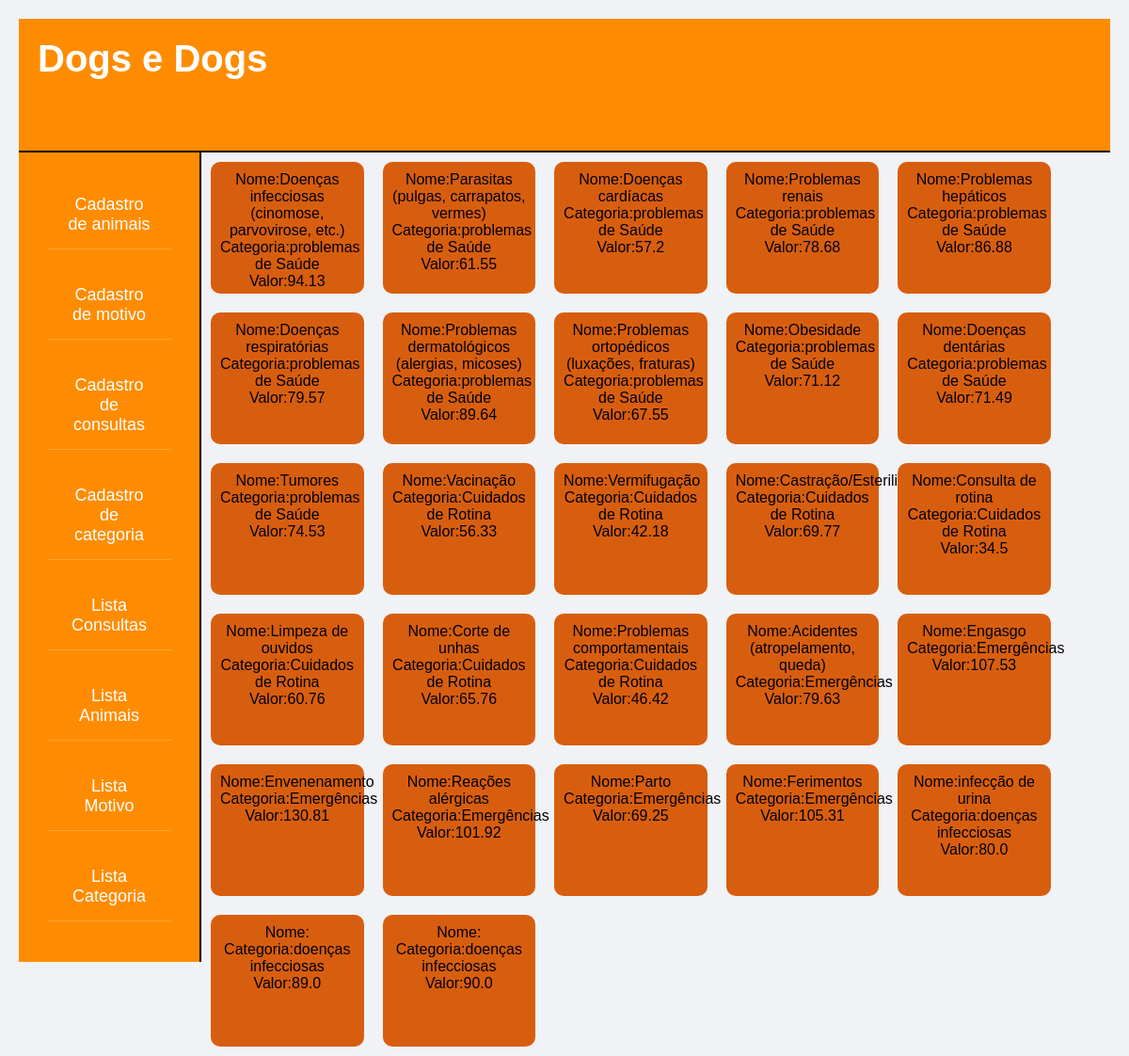
The app's page /motivos with its own data.
### models.py (models this page shows, shortened)
class Motivo(Base):
    __tablename__ = 'TAB_MOTIVO'
    id = Column(Integer, primary_key=True)
    nome_motivo = Column(String(40), nullable=False, index=True)
    motivo_categoria = Column(String(40), nullable=False, index=True)
    valor_motivo = Column(Float, nullable=False, index=True)
    def serialize_user(self):
        dados_motivo = {
            "id_user": self.id,
            "nome_motivo": self.nome_motivo,
            "motivo_categoria": self.motivo_categoria,
            "valor_motivo": self.valor_motivo,
        }
        return dados_motivo

### app.py (the view)
@app.route('/motivos', methods=['GET'])
def motivos():
    sql_motivos = select(Motivo).select_from(Motivo)
    resultado_motivos = db_sesion.execute(sql_motivos).scalars()
    lista_motivos = []
    for x in resultado_motivos:
        lista_motivos.append(x.serialize_user())
    print(lista_motivos)
    return render_template("lista_motivo.html",
                           motivos_banco=lista_motivos)

### templates/lista_motivo.html
{% extends 'pagina_inicial.html' %}
{% block conteudo %}
    {% for item in motivos_banco%}
        <div class="motivos">
            Nome:{{item.nome_motivo}}<br>
            Categoria:{{item.motivo_categoria}}<br>
            Valor:{{item.valor_motivo}}
        </div>
    {% endfor %}
{% endblock conteudo %}

### templates/pagina_inicial.html (shortened to what this page needs)
<!doctype html>
<html lang="pt-BR">
<head>
    <link rel="stylesheet" href="/static/pagina_inicial.css">
    <link rel="stylesheet" href="/static/decoracao.css"
</head>
<body>
<header>
    <h1>Dogs e Dogs</h1>
</header>
<nav>
    <a href="{{url_for('criar_animal')}}">Cadastro de animais</a><br>
    <a href="{{url_for('criar_motivo')}}">Cadastro de motivo</a><br>
    <a href="{{url_for('criar_consulta')}}">Cadastro de consultas</a><br>
    <a href="{{url_for('criar_categoria')}}">Cadastro de categoria</a><br>
    <a href="{{url_for('consultas')}}">Lista Consultas</a><br>
    <a href="{{url_for('animais')}}">Lista Animais</a><br>
    <a href="{{url_for('motivos')}}">Lista Motivo</a><br>
    <a href="{{url_for('categorias')}}">Lista Categoria</a><br>
</nav>
<main>
    {% block conteudo %}
    {% endblock conteudo %}
</main>
</body>
</html>

### static/pagina_inicial.css (style rules this page uses)
* { margin: 0; padding: 0; }
header { display: block; border-bottom-width: 2px; border-bottom-color: black; border-bottom-style: solid; font-size: 20px; background-color: darkorange; height: 100px; padding: 20px; color: white; }
nav { display: inline-block; background-color: darkorange; width: 11vw; height: 100vh; text-align: center; border-right-style: solid; border-right-color: black; border-right-width: 2px; font-size: 20px; float: left; color: black; padding: 30px; }
main { display: block; width: 99vw; height: 100vh; text-align: center; }
body { display: block; height: 100vh; background-color: #e8d9ca; }
a { color: black; text-decoration: none; }
nav a { display: block; padding: 15px 20px; font-size: 18px; color: white; border-bottom: 1px solid rgba(255, 255, 255, 0.2); transition: background-color 0.3s; }

### static/decoracao.css (style rules this page uses)
body { font-family: Arial, sans-serif; background-color: #f0f2f5; margin: 0; padding: 20px; }
.motivos { float: left; height: 15%; width: 12%; background-color: #d85e0f; padding: 10px; margin: 10px; border-radius: 10px; }

### records on screen
Motivo: nome_motivo "Doenças infecciosas (cinomose, parvovirose, etc.)", motivo_categoria "problemas de Saúde", valor_motivo "94.13"
Motivo: nome_motivo "Parasitas (pulgas, carrapatos, vermes)", motivo_categoria "problemas de Saúde", valor_motivo "61.55"
Motivo: nome_motivo "Doenças cardíacas", motivo_categoria "problemas de Saúde", valor_motivo "57.2"
Motivo: nome_motivo "Problemas renais", motivo_categoria "problemas de Saúde", valor_motivo "78.68"
Motivo: nome_motivo "Problemas hepáticos", motivo_categoria "problemas de Saúde", valor_motivo "86.88"
Motivo: nome_motivo "Doenças respiratórias", motivo_categoria "problemas de Saúde", valor_motivo "79.57"
Motivo: nome_motivo "Problemas dermatológicos (alergias, micoses)", motivo_categoria "problemas de Saúde", valor_motivo "89.64"
Motivo: nome_motivo "Problemas ortopédicos (luxações, fraturas)", motivo_categoria "problemas de Saúde", valor_motivo "67.55"
Motivo: nome_motivo "Obesidade", motivo_categoria "problemas de Saúde", valor_motivo "71.12"
Motivo: nome_motivo "Doenças dentárias", motivo_categoria "problemas de Saúde", valor_motivo "71.49"
Motivo: nome_motivo "Tumores", motivo_categoria "problemas de Saúde", valor_motivo "74.53"
Motivo: nome_motivo "Vacinação", motivo_categoria "Cuidados de Rotina", valor_motivo "56.33"
Motivo: nome_motivo "Vermifugação", motivo_categoria "Cuidados de Rotina", valor_motivo "42.18"
Motivo: nome_motivo "Castração/Esterilização", motivo_categoria "Cuidados de Rotina", valor_motivo "69.77"
Motivo: nome_motivo "Consulta de rotina", motivo_categoria "Cuidados de Rotina", valor_motivo "34.5"
Motivo: nome_motivo "Limpeza de ouvidos", motivo_categoria "Cuidados de Rotina", valor_motivo "60.76"
Motivo: nome_motivo "Corte de unhas", motivo_categoria "Cuidados de Rotina", valor_motivo "65.76"
Motivo: nome_motivo "Problemas comportamentais", motivo_categoria "Cuidados de Rotina", valor_motivo "46.42"
Motivo: nome_motivo "Acidentes (atropelamento, queda)", motivo_categoria "Emergências", valor_motivo "79.63"
Motivo: nome_motivo "Engasgo", motivo_categoria "Emergências", valor_motivo "107.53"
Motivo: nome_motivo "Envenenamento", motivo_categoria "Emergências", valor_motivo "130.81"
Motivo: nome_motivo "Reações alérgicas", motivo_categoria "Emergências", valor_motivo "101.92"
Motivo: nome_motivo "Parto", motivo_categoria "Emergências", valor_motivo "69.25"
Motivo: nome_motivo "Ferimentos", motivo_categoria "Emergências", valor_motivo "105.31"
Motivo: nome_motivo "infecção de urina", motivo_categoria "doenças infecciosas", valor_motivo "80.0"
Motivo: motivo_categoria "doenças infecciosas", valor_motivo "89.0"
Motivo: motivo_categoria "doenças infecciosas", valor_motivo "90.0"
